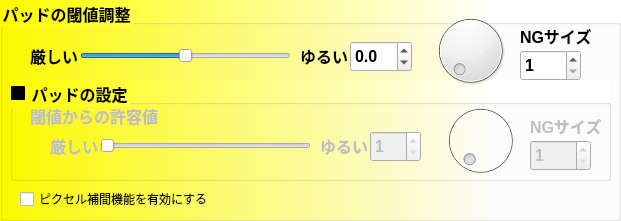
   <widget class="QGroupBox" name="gbDetailSettingP" >
    <property name="geometry" >
     <rect>
      <x>10</x>
      <y>30</y>
      <width>621</width>
      <height>221</height>
     </rect>
    </property>
    <property name="font" >
     <font>
      <family>MS UI Gothic</family>
      <pointsize>12</pointsize>
      <weight>75</weight>
      <italic>false</italic>
      <bold>true</bold>
      <underline>false</underline>
      <strikeout>false</strikeout>
     </font>
    </property>
    <property name="styleSheet" >
     <string notr="true" >QGroupBox{
	background-color: qlineargradient( x1: 0, y1: 0, x2:0.8, x2: 0.8, stop: 0 #FFFC00, stop: 1 white);
}
</string>
    </property>
    <property name="title" >
     <string>パッドの閾値調整</string>
    </property>
    <widget class="QGroupBox" name="gbDetailSettingForPad" >
     <property name="geometry" >
      <rect>
       <x>10</x>
       <y>80</y>
       <width>601</width>
       <height>101</height>
      </rect>
     </property>
     <property name="font" >
      <font>
       <family>MS UI Gothic</family>
       <pointsize>12</pointsize>
       <weight>75</weight>
       <italic>false</italic>
       <bold>true</bold>
       <underline>false</underline>
       <strikeout>false</strikeout>
      </font>
     </property>
     <property name="title" >
      <string>パッドの設定</string>
     </property>
     <property name="checkable" >
      <bool>true</bool>
     </property>
     <property name="checked" >
      <bool>false</bool>
     </property>
     <widget class="QLabel" name="label_12" >
      <property name="geometry" >
       <rect>
        <x>310</x>
        <y>50</y>
        <width>51</width>
        <height>31</height>
       </rect>
      </property>
      <property name="font" >
       <font>
        <family>MS UI Gothic</family>
        <pointsize>12</pointsize>
        <weight>75</weight>
        <italic>false</italic>
        <bold>true</bold>
        <underline>false</underline>
        <strikeout>false</strikeout>
       </font>
      </property>
      <property name="text" >
       <string>ゆるい</string>
      </property>
     </widget>
     <widget class="QSpinBox" name="sbNGThresholdForPad" >
      <property name="geometry" >
       <rect>
        <x>360</x>
        <y>51</y>
        <width>51</width>
        <height>31</height>
       </rect>
      </property>
      <property name="font" >
       <font>
        <family>MS UI Gothic</family>
        <pointsize>12</pointsize>
        <weight>75</weight>
        <italic>false</italic>
        <bold>true</bold>
        <underline>false</underline>
        <strikeout>false</strikeout>
       </font>
      </property>
      <property name="minimum" >
       <number>1</number>
      </property>
      <property name="maximum" >
       <number>30</number>
      </property>
      <property name="value" >
       <number>1</number>
      </property>
     </widget>
     <widget class="QLabel" name="label_13" >
      <property name="geometry" >
       <rect>
        <x>40</x>
        <y>50</y>
        <width>51</width>
        <height>31</height>
       </rect>
      </property>
      <property name="font" >
       <font>
        <family>MS UI Gothic</family>
        <pointsize>12</pointsize>
        <weight>75</weight>
        <italic>false</italic>
        <bold>true</bold>
        <underline>false</underline>
        <strikeout>false</strikeout>
       </font>
      </property>
      <property name="text" >
       <string>厳しい</string>
      </property>
     </widget>
     <widget class="QSlider" name="hsNGThresholdForPad" >
      <property name="geometry" >
       <rect>
        <x>90</x>
        <y>50</y>
        <width>211</width>
        <height>31</height>
       </rect>
      </property>
      <property name="minimum" >
       <number>1</number>
      </property>
      <property name="maximum" >
       <number>30</number>
      </property>
      <property name="pageStep" >
       <number>5</number>
      </property>
      <property name="orientation" >
       <enum>Qt::Horizontal</enum>
      </property>
     </widget>
     <widget class="QSpinBox" name="sbMinimumNGSizeForPad" >
      <property name="geometry" >
       <rect>
        <x>520</x>
        <y>60</y>
        <width>61</width>
        <height>31</height>
       </rect>
      </property>
      <property name="font" >
       <font>
        <family>MS UI Gothic</family>
        <pointsize>12</pointsize>
        <weight>75</weight>
        <italic>false</italic>
        <bold>true</bold>
        <underline>false</underline>
        <strikeout>false</strikeout>
       </font>
      </property>
      <property name="minimum" >
       <number>1</number>
      </property>
      <property name="maximum" >
       <number>9999</number>
      </property>
      <property name="value" >
       <number>1</number>
      </property>
     </widget>
     <widget class="QLabel" name="label_14" >
      <property name="geometry" >
       <rect>
        <x>20</x>
        <y>20</y>
        <width>291</width>
        <height>31</height>
       </rect>
      </property>
      <property name="font" >
       <font>
        <family>MS UI Gothic</family>
        <pointsize>12</pointsize>
        <weight>75</weight>
        <italic>false</italic>
        <bold>true</bold>
        <underline>false</underline>
        <strikeout>false</strikeout>
       </font>
      </property>
      <property name="text" >
       <string>閾値からの許容値</string>
      </property>
     </widget>
     <widget class="QLabel" name="label_15" >
      <property name="geometry" >
       <rect>
        <x>520</x>
        <y>30</y>
        <width>71</width>
        <height>31</height>
       </rect>
      </property>
      <property name="font" >
       <font>
        <family>MS UI Gothic</family>
        <pointsize>12</pointsize>
        <weight>75</weight>
        <italic>false</italic>
        <bold>true</bold>
        <underline>false</underline>
        <strikeout>false</strikeout>
       </font>
      </property>
      <property name="text" >
       <string>NGサイズ</string>
      </property>
     </widget>
     <widget class="QDial" name="diMinimumNGSizeForPad" >
      <property name="geometry" >
       <rect>
        <x>430</x>
        <y>20</y>
        <width>81</width>
        <height>81</height>
       </rect>
      </property>
      <property name="minimum" >
       <number>1</number>
      </property>
      <property name="maximum" >
       <number>999</number>
      </property>
      <property name="value" >
       <number>1</number>
      </property>
     </widget>
    </widget>
    <widget class="QSpinBox" name="sbMinimumNGSizeP" >
     <property name="geometry" >
      <rect>
       <x>520</x>
       <y>50</y>
       <width>61</width>
       <height>31</height>
      </rect>
     </property>
     <property name="font" >
      <font>
       <family>MS UI Gothic</family>
       <pointsize>12</pointsize>
       <weight>75</weight>
       <italic>false</italic>
       <bold>true</bold>
       <underline>false</underline>
       <strikeout>false</strikeout>
      </font>
     </property>
     <property name="minimum" >
      <number>1</number>
     </property>
     <property name="maximum" >
      <number>9999</number>
     </property>
     <property name="value" >
      <number>1</number>
     </property>
    </widget>
    <widget class="QDial" name="diMinimumNGSizeP" >
     <property name="geometry" >
      <rect>
       <x>430</x>
       <y>10</y>
       <width>81</width>
       <height>81</height>
      </rect>
     </property>
     <property name="minimum" >
      <number>1</number>
     </property>
     <property name="maximum" >
      <number>999</number>
     </property>
     <property name="value" >
      <number>1</number>
     </property>
    </widget>
    <widget class="QSlider" name="hsNGThresholdP" >
     <property name="geometry" >
      <rect>
       <x>80</x>
       <y>40</y>
       <width>211</width>
       <height>31</height>
      </rect>
     </property>
     <property name="minimum" >
      <number>-10</number>
     </property>
     <property name="maximum" >
      <number>10</number>
     </property>
     <property name="pageStep" >
      <number>1</number>
     </property>
     <property name="orientation" >
      <enum>Qt::Horizontal</enum>
     </property>
    </widget>
    <widget class="QLabel" name="lbMinimumNGSizeP" >
     <property name="geometry" >
      <rect>
       <x>520</x>
       <y>20</y>
       <width>71</width>
       <height>31</height>
      </rect>
     </property>
     <property name="font" >
      <font>
       <family>MS UI Gothic</family>
       <pointsize>12</pointsize>
       <weight>75</weight>
       <italic>false</italic>
       <bold>true</bold>
       <underline>false</underline>
       <strikeout>false</strikeout>
      </font>
     </property>
     <property name="text" >
      <string>NGサイズ</string>
     </property>
    </widget>
    <widget class="QLabel" name="lbStrongP" >
     <property name="geometry" >
      <rect>
       <x>30</x>
       <y>40</y>
       <width>51</width>
       <height>31</height>
      </rect>
     </property>
     <property name="font" >
      <font>
       <family>MS UI Gothic</family>
       <pointsize>12</pointsize>
       <weight>75</weight>
       <italic>false</italic>
       <bold>true</bold>
       <underline>false</underline>
       <strikeout>false</strikeout>
      </font>
     </property>
     <property name="text" >
      <string>厳しい</string>
     </property>
    </widget>
    <widget class="QDoubleSpinBox" name="dsbNGThresholdP" >
     <property name="geometry" >
      <rect>
       <x>350</x>
       <y>41</y>
       <width>62</width>
       <height>31</height>
      </rect>
     </property>
     <property name="font" >
      <font>
       <family>MS UI Gothic</family>
       <pointsize>12</pointsize>
       <weight>75</weight>
       <italic>false</italic>
       <bold>true</bold>
       <underline>false</underline>
       <strikeout>false</strikeout>
      </font>
     </property>
     <property name="decimals" >
      <number>1</number>
     </property>
     <property name="minimum" >
      <double>-1.000000000000000</double>
     </property>
     <property name="maximum" >
      <double>1.000000000000000</double>
     </property>
     <property name="singleStep" >
      <double>0.100000000000000</double>
     </property>
    </widget>
    <widget class="QLabel" name="lbWeakP" >
     <property name="geometry" >
      <rect>
       <x>300</x>
       <y>40</y>
       <width>51</width>
       <height>31</height>
      </rect>
     </property>
     <property name="font" >
      <font>
       <family>MS UI Gothic</family>
       <pointsize>12</pointsize>
       <weight>75</weight>
       <italic>false</italic>
       <bold>true</bold>
       <underline>false</underline>
       <strikeout>false</strikeout>
      </font>
     </property>
     <property name="text" >
      <string>ゆるい</string>
     </property>
    </widget>
    <widget class="QCheckBox" name="chbIsCalcPixelInterPorationPad" >
     <property name="geometry" >
      <rect>
       <x>20</x>
       <y>190</y>
       <width>421</width>
       <height>18</height>
      </rect>
     </property>
     <property name="text" >
      <string>ピクセル補間機能を有効にする</string>
     </property>
    </widget>
   </widget>
